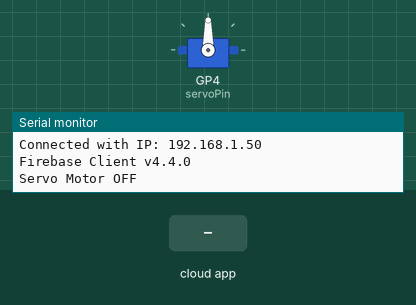
This sketch was run on a simulated Raspberry Pi Pico. Shown: servo, the last lines printed to the serial monitor. The inputs (shaded band) are chosen by the test bench. WiFi joins after 1.5 s; servers stay silent unless stated; the Firebase database answers and starts empty.

Above: at 2.7 s.
2.8 s: the phone or cloud app sets FEED_STATUS to 1
At 7.0 s:
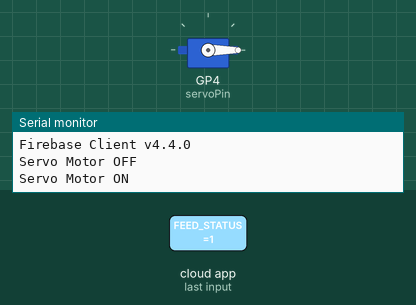
Timing chart, 0 to 13.2 s (numbered marks = the images above; inputs shaded):
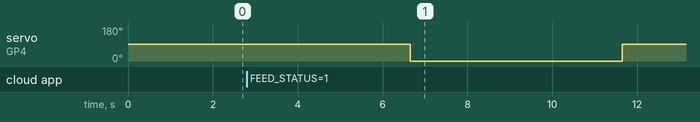

Measured:
- after the input at 2.8 s, servo on GP4 (servoPin): 90° → 0° after 3.9 s, → 90° 5.0 s later

The sketch:

SourceCode_Arduino.ino
```cpp
#include <Servo.h>
#include <Arduino.h>
#if defined(ESP32)
#include <WiFi.h>
#include <FirebaseESP32.h>
#elif defined(ESP8266)
#include <ESP8266WiFi.h>
#include <FirebaseESP8266.h>
#elif defined(PICO_RP2040)
#include <WiFi.h>
#include <FirebaseESP8266.h>
#include <Firebase_ESP_Client.h>
#endif

// Provide the token generation process info.
#include <addons/TokenHelper.h>

// Provide the RTDB payload printing info and other helper functions.
#include <addons/RTDBHelper.h>

/* 1. Define the WiFi credentials */
#define WIFI_SSID "BELL879"
#define WIFI_PASSWORD "AFD4519DCFFA"

/* 2. Define the API Key */
#define API_KEY "AIzaSyA4w_wr6fsM14Rcc6rwDL4hRTxn_R1NOzc"

/* 3. Define the RTDB URL */
#define DATABASE_URL "nodemcu8266-9edee-default-rtdb.firebaseio.com" //<databaseName>.firebaseio.com or <databaseName>.<region>.firebasedatabase.app

/* 4. Define the user Email and password that alreadey registerd or added in your project */
#define USER_EMAIL "USER-EMAIL"
#define USER_PASSWORD "USER-PASSWRD"

// Define Firebase Data object
FirebaseData fbdo;

FirebaseAuth auth;
FirebaseConfig config;

unsigned long sendDataPrevMillis = 0;

unsigned long count = 0;
Servo s1;
byte servoPin = 4;

#if defined(ARDUINO_RASPBERRY_PI_PICO_W)
WiFiMulti multi;
#endif

void setup()
{
  Serial.begin(115200);

#if defined(ARDUINO_RASPBERRY_PI_PICO_W)
  multi.addAP(WIFI_SSID, WIFI_PASSWORD);
  multi.run();
#else
  WiFi.begin(WIFI_SSID, WIFI_PASSWORD);
#endif

  Serial.print("Connecting to Wi-Fi");
  unsigned long ms = millis();
  while (WiFi.status() != WL_CONNECTED)
  {
    Serial.print(".");
    delay(300);
#if defined(ARDUINO_RASPBERRY_PI_PICO_W)
    if (millis() - ms > 10000)
      break;
#endif
  }
  Serial.println();
  Serial.print("Connected with IP: ");
  Serial.println(WiFi.localIP());
  Serial.println();

  Serial.printf("Firebase Client v%s\n\n", FIREBASE_CLIENT_VERSION);

  /* Assign the api key (required) */
  config.api_key = API_KEY;

  /* Assign the user sign in credentials */
  auth.user.email = USER_EMAIL;
  auth.user.password = USER_PASSWORD;

  /* Assign the RTDB URL (required) */
  config.database_url = DATABASE_URL;

  /* Assign the callback function for the long running token generation task */
  config.token_status_callback = tokenStatusCallback; // see addons/TokenHelper.h

  // The WiFi credentials are required for Pico W
  // due to it does not have reconnect feature.
#if defined(ARDUINO_RASPBERRY_PI_PICO_W)
  config.wifi.clearAP();
  config.wifi.addAP(WIFI_SSID, WIFI_PASSWORD);
#endif

  Firebase.begin(&config, &auth);

  // Comment or pass false value when WiFi reconnection will control by your code or third party library
  Firebase.reconnectWiFi(true);

  Firebase.setDoubleDigits(5);

  pinMode(4,OUTPUT);
  s1.attach(servoPin);
}

void loop()
{
  if (Firebase.ready() && (millis() - sendDataPrevMillis > 5000 || sendDataPrevMillis == 0))
  {
    sendDataPrevMillis = millis();

    if (Firebase.getBool(fbdo, "/test/FEED_STATUS"))
    {
      bool ledStatus = fbdo.boolData();

      if (ledStatus)
      {
        Serial.println("Servo Motor ON");
        s1.write(0);
        // Change the value of "/test/FEED_STATUS" to false
        Firebase.setBool(fbdo, "/test/FEED_STATUS", false);
      }
      else
      {
        Serial.println("Servo Motor OFF");
        s1.write(90);
      }
    }
    FirebaseJson json;
    Serial.println();
    count++;
  }
}
```
